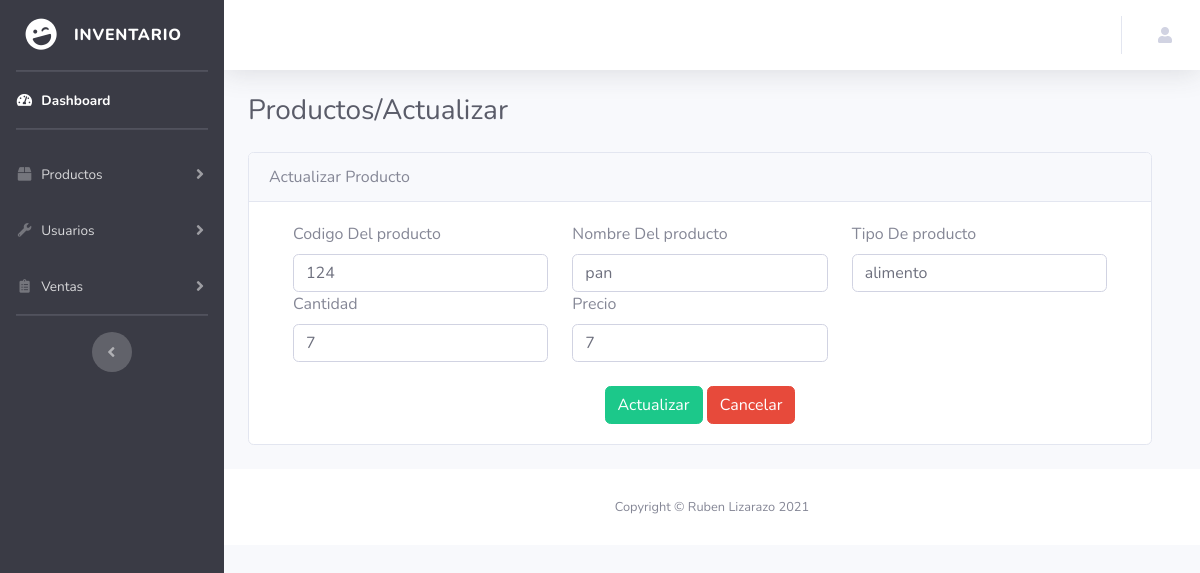
The page /Administracion/actualizarProducto/124 on the database its author committed.
### tables this page shows
CREATE TABLE `productos`  (
  `id_producto` varchar(255) NOT NULL,
  `nombre` varchar(255) NULL DEFAULT NULL,
  `tipo` varchar(255) NULL DEFAULT NULL,
  `cantidad` int(255) NULL DEFAULT NULL,
  `precio` double(255, 0) NULL DEFAULT NULL,
  PRIMARY KEY (`id_producto`) USING BTREE
);

### application/controllers/Administracion.php (called while the page is built, shortened)
<?Php
class Administracion extends CI_Controller
{
    public function __construct()
    {
        $this->load->model(array('Administracion_model'));
    }
    private function plantilla()
    {
        $datos['usuario'] = $this->session->nombreUsuario . ' ' . $this->session->apellidoUsuario;
        $this->load->view('administracion/head');
        $this->load->view('administracion/sidebar');
        $this->load->view('administracion/topbar', $datos);
    }
    private function footer()
    {
        $this->load->view('administracion/footer');
        $this->load->view('administracion/end');
    }
    public function actualizarProducto($id = 0)
    {
        $datos['productos'] = $this->Administracion_model->mostrarProductos_all($id);
        $this->load->view('actualizarProducto', $datos);
    }
}

### index.php (called while the page is built, shortened)
<?php
require_once BASEPATH.'core/CodeIgniter.php';

### application/models/Administracion_model.php (called while the page is built, shortened)
<?Php
    class Administracion_model extends CI_Model {
        public function mostrarProductos_all($id=0 )
        {
            $this->db->select('*');
            $this->db->from('productos');
            $this->db->where('id_producto', $id);
            $query= $this->db->get();
            return $query->row();
        }
    }
?>

### application/views/actualizarProducto.php (the view, shortened to what this page needs)
<div class="container-fluid">
    <div class="d-sm-flex align-items-center justify-content-between mb-4">
        <h1 class="h3 mb-0 text-gray-800">Productos/Actualizar</h1>
    </div>
    <div class="row">
        <div class="row">
            <div class="col-lg-12">
                <div class="card mb-4">
                    <div class="card-header">
                        Actualizar Producto
                    </div>
                    <div class="card-body">
                    <form action="<?= base_url() ?>Administracion/updateProducto" method="post">
                            <div class="container">
                                <div class="row">
                                    <div class="col-lg-4">
                                        <label for="id_producto" class="form-label">Codigo Del producto</label>
                                        <input type="text" id="id_producto" name="id_producto" class="form-control" value="<?=$productos->id_producto?>" required>
                                    </div>
                                    <div class="col-lg-4">
                                        <label for="nombre" class="form-label">Nombre Del producto</label>
                                        <input type="text" id="nombre" name="nombre" class="form-control" value="<?=$productos->nombre?>" required>
                                    </div>
                                    <div class="col-lg-4">
                                        <label for="tipo" class="form-label">Tipo De producto</label>
                                        <input type="text" id="tipo" name="tipo" class="form-control" value="<?=$productos->tipo?>" required>
                                    </div>
                                </div>
                                <div class="row">
                                    <div class="col-lg-4">
                                        <label for="cantidad" class="form-label">Cantidad</label>
                                        <input type="number" class="form-control" id="cantidad" name="cantidad" value="<?=$productos->cantidad?>" pattern="^[0-9]+" min="0">
                                    </div>
                                    <div class="col-lg-4">
                                        <label for="precio" class="form-label">Precio</label>
                                        <input type="number" class="form-control" id="precio" name="precio" value="<?=$productos->precio?>" pattern="^[0-9]+" min="0" required>
                                    </div>
                                </div>
                            </div>
                            <div class="row">
                                <div class="col-lg-12 text-center mt-4">
                                    <input type="submit" class="btn btn-success" value="Actualizar">
                                    <a href="<?=base_url()?>Administracion/listaProductos" class="btn btn-danger">Cancelar</a>
                                </div>
                            </div>
                        </form>
                    </div>
                </div>
            </div>
        </div>
    </div>
</div>

### rows shown on the page
productos: id_producto "124", nombre "pan", tipo "alimento", cantidad "7", precio "7"
